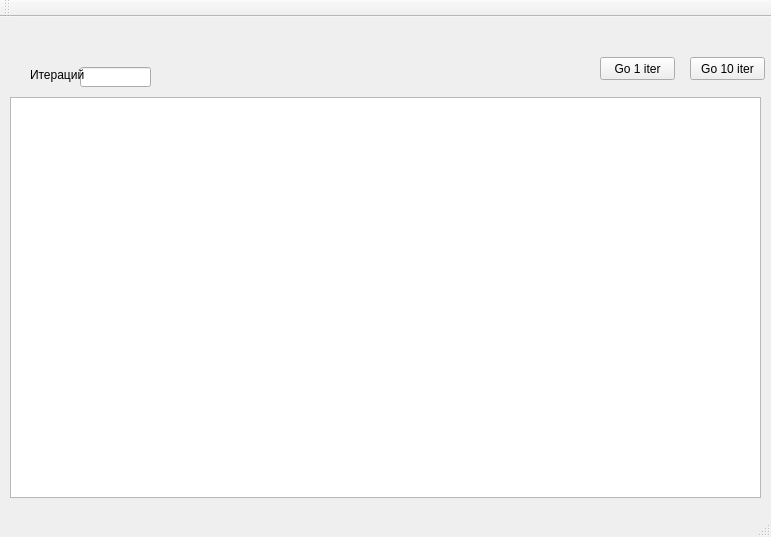
<?xml version="1.0" encoding="UTF-8"?>
<ui version="4.0">
 <class>MainWindow</class>
 <widget class="QMainWindow" name="MainWindow">
  <property name="geometry">
   <rect>
    <x>0</x>
    <y>0</y>
    <width>771</width>
    <height>537</height>
   </rect>
  </property>
  <property name="windowTitle">
   <string>MainWindow</string>
  </property>
  <widget class="QWidget" name="centralWidget">
   <widget class="QPushButton" name="pushButton">
    <property name="geometry">
     <rect>
      <x>600</x>
      <y>40</y>
      <width>75</width>
      <height>23</height>
     </rect>
    </property>
    <property name="text">
     <string>Go 1 iter</string>
    </property>
   </widget>
   <widget class="QPushButton" name="pushButton_2">
    <property name="geometry">
     <rect>
      <x>690</x>
      <y>40</y>
      <width>75</width>
      <height>23</height>
     </rect>
    </property>
    <property name="text">
     <string>Go 10 iter</string>
    </property>
   </widget>
   <widget class="QTextEdit" name="textEdit">
    <property name="geometry">
     <rect>
      <x>10</x>
      <y>80</y>
      <width>751</width>
      <height>401</height>
     </rect>
    </property>
   </widget>
   <widget class="QLineEdit" name="lineEdit">
    <property name="geometry">
     <rect>
      <x>80</x>
      <y>50</y>
      <width>71</width>
      <height>20</height>
     </rect>
    </property>
   </widget>
   <widget class="QLabel" name="label">
    <property name="geometry">
     <rect>
      <x>30</x>
      <y>50</y>
      <width>61</width>
      <height>16</height>
     </rect>
    </property>
    <property name="text">
     <string>Итераций</string>
    </property>
   </widget>
  </widget>
  <widget class="QMenuBar" name="menuBar">
   <property name="geometry">
    <rect>
     <x>0</x>
     <y>0</y>
     <width>771</width>
     <height>21</height>
    </rect>
   </property>
  </widget>
  <widget class="QToolBar" name="mainToolBar">
   <attribute name="toolBarArea">
    <enum>TopToolBarArea</enum>
   </attribute>
   <attribute name="toolBarBreak">
    <bool>false</bool>
   </attribute>
  </widget>
  <widget class="QStatusBar" name="statusBar"/>
 </widget>
 <layoutdefault spacing="6" margin="11"/>
 <resources/>
 <connections/>
</ui>
